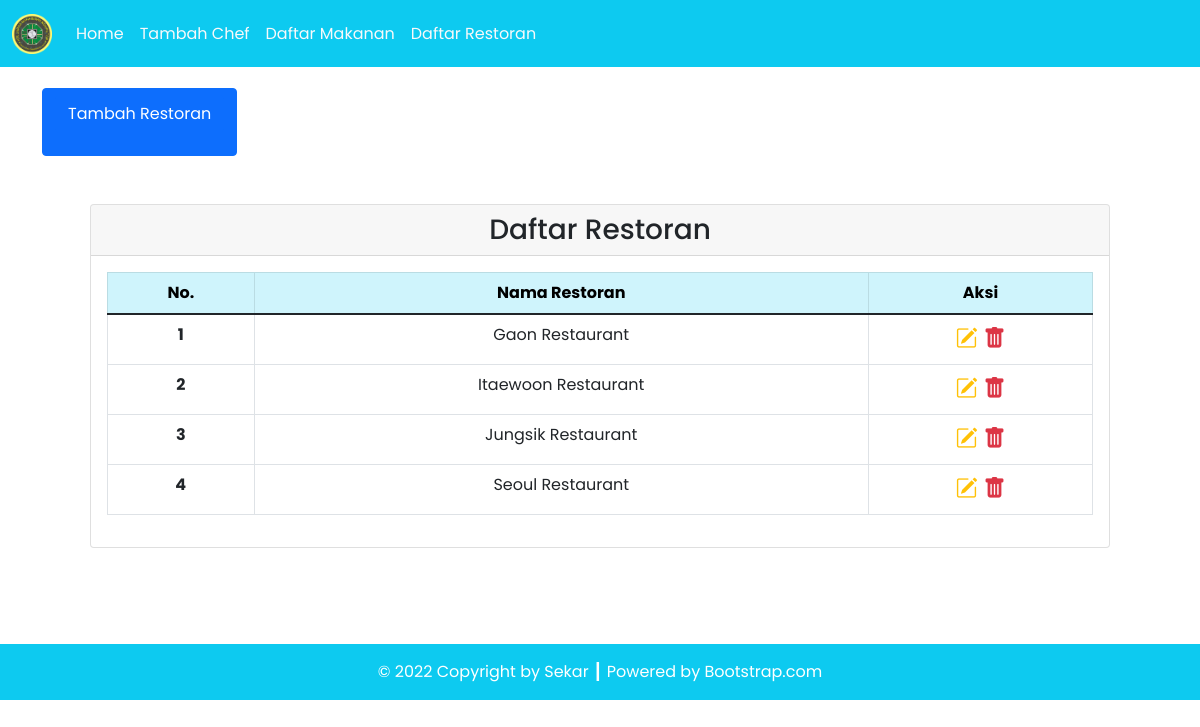
/Source_Code/Program/dpbo_tp3/resto.php, run on the app's committed database.
### tables this page shows
CREATE TABLE `resto` (
  `id_resto` int(11) NOT NULL AUTO_INCREMENT,
  `name_resto` varchar(100) NOT NULL,
  PRIMARY KEY (`id_resto`)
);

### Source_Code/Program/dpbo_tp3/config/db.php (called while the page is built)
<?php
$DB_HOST = "localhost";
$DB_USERNAME = "root";
$DB_PASSWORD = "";
$DB_NAME = "db_chef";

### Source_Code/Program/dpbo_tp3/classes/DB.php (called while the page is built, shortened)
<?php
class DB
{
    private $hostname;
    private $username;
    private $password;
    private $dbname;
    private $conn;
    private $result;
    function __construct($hostname, $username, $password, $dbname)
    {
        $this->hostname = $hostname;
        $this->username = $username;
        $this->password = $password;
        $this->dbname = $dbname;
    }
    function open()
    {
        $this->conn = mysqli_connect($this->hostname, $this->username, $this->password, $this->dbname);
    }
    function execute($query)
    {
        $this->result = mysqli_query($this->conn, $query);
    }
    function getResult()
    {
        return mysqli_fetch_array($this->result);
    }
}

### Source_Code/Program/dpbo_tp3/classes/Resto.php (called while the page is built, shortened)
<?php
class Resto extends DB
{
    function getResto()
    {
        $query = "SELECT * FROM resto
        ORDER BY resto.name_resto ASC";
        return $this->execute($query);
    }
}

### Source_Code/Program/dpbo_tp3/resto.php (the view, shortened to what this page needs)
<?php
include('config/db.php');
include('classes/DB.php');
include('classes/Resto.php');
$resto = new Resto($DB_HOST, $DB_USERNAME, $DB_PASSWORD, $DB_NAME);
$resto->open();
$resto->getResto();
$btn = '<a href="tambahResto.php" class="btn btn-primary mb-3">Tambah Restoran</a>';
$header = '<tr>
<th scope="row">No.</th>
<th scope="row">Nama Restoran</th>
<th scope="row">Aksi</th>
</tr>';
$data = null;
$no = 1;
while ($div = $resto->getResult()) {
    $data .= '<tr>
    <th scope="row">' . $no . '</th>
    <td>' . $div['name_resto'] . '</td>
    <td style="font-size: 22px;">
        <a href="updateResto.php?id=' . $div['id_resto'] . '" title="Ubah Data"><i class="bi bi-pencil-square text-warning"></i></a>&nbsp;<a href="resto.php?hapus=' . $div['id_resto'] . '" title="Hapus Data" onclick="return confirm(\'Apakah Anda yakin ingin menghapus data ini?\');"><i class="bi bi-trash-fill text-danger"></i></a>
        </td>
    </tr>';
    $no++;
}

### data on the page
resto: name_resto "Gaon Restaurant"
resto: name_resto "Itaewoon Restaurant"
resto: name_resto "Jungsik Restaurant"
resto: name_resto "Seoul Restaurant"

### other printed values
$this->content "Home Tambah Chef Daftar Makanan Daftar Restoran Daftar Restoran © 2022 Copyright by Sekar ┃ Powered by Bootstrap.com"
